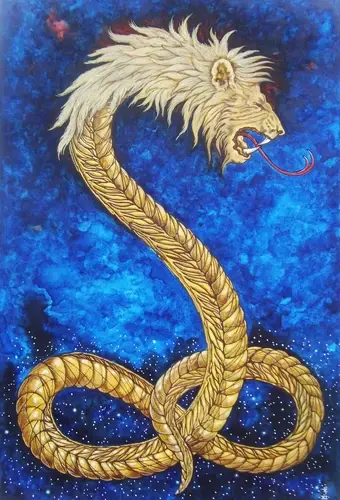
#> input picture imagensOri/Demiurgo.png, 340 x 500 px
$ python laplaciana.py
#> lines starting #> are read from the running program, lines starting #| are printed output that depends on the picture
### imports.py
import skimage as ski
import shutil, os
import matplotlib.pyplot as plt
import numpy as np
import random
import bisect

def SalvarNovaImagem(imagem, nomeImagem):

    if imagem.dtype == np.float64:
        imagem = (imagem * 255).astype(np.uint8)
    elif imagem.dtype == bool:
        imagem = ski.img_as_ubyte(imagem)

    ski.io.imsave(f"imagensGer/{nomeImagem}.png", imagem)

### laplaciana.py
from imports import *
from scipy import ndimage

def AplicarFiltroLaplaciano(imagem):
    kernel = np.array([[0, -1, 0],
                      [-1, 4, -1],
                      [0, -1, 0]], dtype=np.float32)

    imagemFiltrada = ndimage.convolve(imagem.astype(np.float32), kernel, mode='reflect')
    imagemFiltrada = imagemFiltrada + 128
    imagemFiltrada = np.clip(imagemFiltrada, 0, 255)

    return imagemFiltrada.astype(np.uint8)

def ConverterParaCinza(imagem):
    if len(imagem.shape) == 3:
        imagemCinza = np.dot(imagem[...,:3], [0.299, 0.587, 0.114])
        return imagemCinza.astype(np.uint8)
    return imagem

def ProcessarLaplaciana(caminhoImagem, salvarResultado=True):
#> called with caminhoImagem = 'imagensOri/Demiurgo.png', salvarResultado = True
    try:
        imagem = ski.io.imread(caminhoImagem)
#> imagem is the input picture: shape (500, 340, 3); mean R, G, B 85.9, 105.4, 139.3
        print(f"Imagem carregada: {imagem.shape}")
#| Imagem carregada: (500, 340, 3)

        if len(imagem.shape) == 3:
            imagemCinza = ConverterParaCinza(imagem)
#> in ConverterParaCinza, `imagemCinza = np.dot(imagem[...,:3], [0.299, 0.587, 0.114])`:
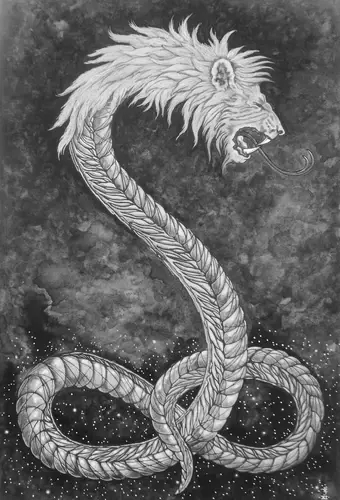
#> imagemCinza: shape (500, 340) float64; min 9.21, max 255, mean 103.5
            print("Imagem convertida para escala de cinza")
        else:
            imagemCinza = imagem

        imagemProcessada = AplicarFiltroLaplaciano(imagemCinza)
#> in AplicarFiltroLaplaciano, `imagemFiltrada = ndimage.convolve(imagem.astype(np.float32), kernel, m..`:
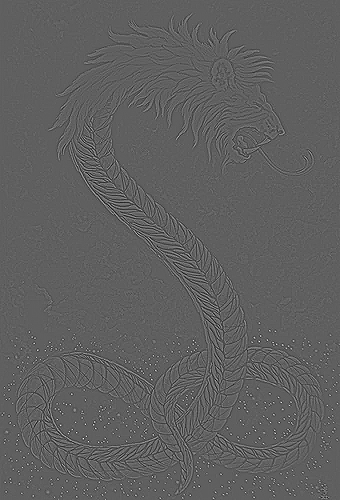
#> imagemFiltrada: shape (500, 340) float32; min -395, max 655, mean 0; drawn with min black and max white
#> in AplicarFiltroLaplaciano, `imagemFiltrada = np.clip(imagemFiltrada, 0, 255)`:
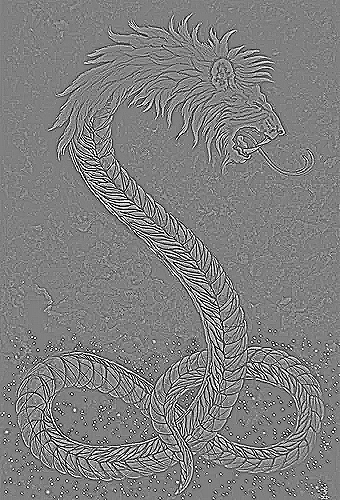
#> imagemFiltrada: shape (500, 340) float32; min 0, max 255, mean 127.3
        nomeArquivo = "imagemLaplaciana"
        print("Filtro laplaciano aplicado")

        if salvarResultado:
            SalvarNovaImagem(imagemProcessada, nomeArquivo)
            print(f"Imagem processada salva como: imagensGer/{nomeArquivo}.png")

        return imagemProcessada

    except FileNotFoundError:
        print("Arquivo de imagem não encontrado. Verifique o caminho em imagensOri/")
        return None
    except Exception as e:
        print(f"Erro ao processar a imagem: {e}")
        return None

if __name__ == "__main__":
    print("=== PROCESSAMENTO COM FILTRO LAPLACIANO ===\n")

    caminhoImagem = "imagensOri/Demiurgo.png"

    print("Aplicando Filtro Laplaciano:")
    ProcessarLaplaciana(caminhoImagem)

    print("\n=== PROCESSAMENTO CONCLUÍDO ===")
